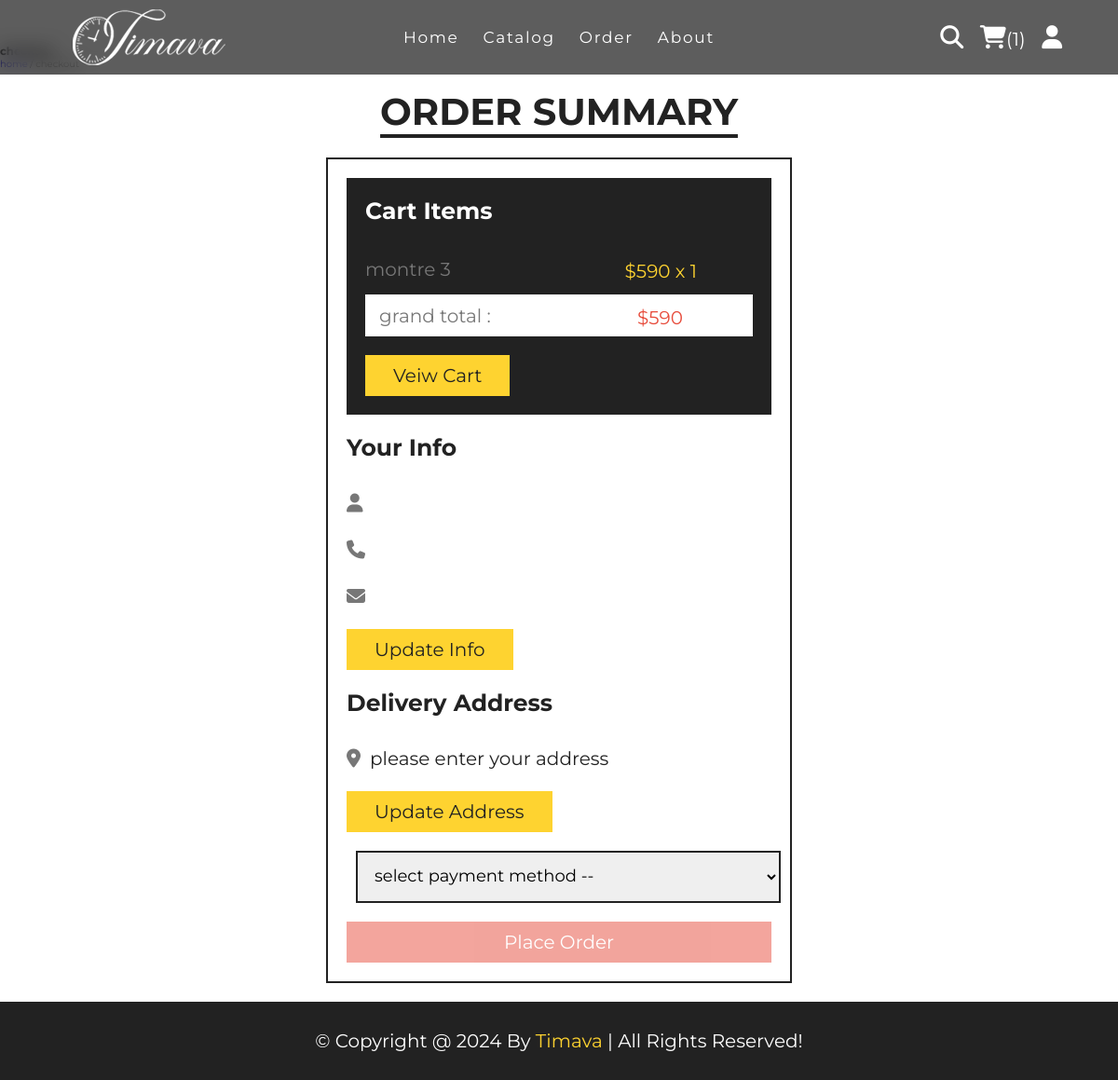
The page /checkout.php (signed in) on the database its author committed.
### tables this page shows
CREATE TABLE `cart` (
  `id` int(100) NOT NULL,
  `user_id` int(100) NOT NULL,
  `pid` int(100) NOT NULL,
  `name` varchar(100) NOT NULL,
  `price` int(10) NOT NULL,
  `quantity` int(10) NOT NULL,
  `image` varchar(100) NOT NULL
);

### checkout.php (the view, shortened to what this page needs)
<?php
include 'components/connect.php';
if(isset($_SESSION['user_id'])){
   $user_id = $_SESSION['user_id'];
}else{
   $user_id = '';
   header('location:home.php');
};
?>
<!DOCTYPE html>
<html lang="en">
<head>
   <link rel="stylesheet" href="https://cdnjs.cloudflare.com/ajax/libs/font-awesome/6.1.1/css/all.min.css">
   <link rel="stylesheet" href="css/style.css">
</head>
<body>
<?php include 'components/user_header.php'; ?>
<div class="heading">
   <h3>checkout</h3>
   <p><a href="home.php">home</a> <span> / checkout</span></p>
</div>
<section class="checkout">
   <h1 class="title">order summary</h1>
<form action="" method="post">
   <div class="cart-items">
      <h3>cart items</h3>
      <?php
         $grand_total = 0;
         $select_cart = $conn->prepare("SELECT * FROM `cart` WHERE user_id = ?");
         $select_cart->execute([$user_id]);
         if($select_cart->rowCount() > 0){
            while($fetch_cart = $select_cart->fetch(PDO::FETCH_ASSOC)){
               $grand_total += ($fetch_cart['price'] * $fetch_cart['quantity']);
      ?>
      <p><span class="name"><?= $fetch_cart['name']; ?></span><span class="price">$<?= $fetch_cart['price']; ?> x <?= $fetch_cart['quantity']; ?></span></p>
      <?php
            }
         }else{
            echo '<p class="empty">your cart is empty!</p>';
         }
      ?>
      <p class="grand-total"><span class="name">grand total :</span><span class="price">$<?= $grand_total; ?></span></p>
      <a href="cart.php" class="btn">veiw cart</a>
   </div>
   <div class="user-info">
      <h3>your info</h3>
      <p><i class="fas fa-user"></i><span><?= $fetch_profile['name'] ?></span></p>
      <p><i class="fas fa-phone"></i><span><?= $fetch_profile['number'] ?></span></p>
      <p><i class="fas fa-envelope"></i><span><?= $fetch_profile['email'] ?></span></p>
      <a href="update_profile.php" class="btn">update info</a>
      <h3>delivery address</h3>
      <p><i class="fas fa-map-marker-alt"></i><span><?php if($fetch_profile['address'] == ''){echo 'please enter your address';}else{echo $fetch_profile['address'];} ?></span></p>
      <a href="update_address.php" class="btn">update address</a>
      <select name="method" class="box" required>
         <option value="" disabled selected>select payment method --</option>
      </select>
      <input type="submit" value="place order" class="btn <?php if($fetch_profile['address'] == ''){echo 'disabled';} ?>" style="width:100%; background:var(--red); color:var(--white);" name="submit">
   </div>
</form>
</section>
<?php include 'components/footer.php'; ?>
</body>
</html>

### css/style.css (style rules this page uses)
:root { --yellow: #fed330; --red: #e74c3c; --white: white; --black: #222; --light-color: #777; --border: .2rem solid var(--black); }
* { font-family: 'Montserrat', sans-serif; margin: 0; padding: 0; box-sizing: border-box; outline: none; border: none; text-decoration: none; }
html { font-size: 62.5%; overflow-x: hidden; scroll-behavior: smooth; stop-opacity: 7rem; }
section { margin: 0 auto; max-width: 1200px; padding: 2rem; }
.title { text-align: center; margin-bottom: 2.5rem; font-size: 4rem; color: var(--black); text-transform: uppercase; text-decoration: underline; text-underline-offset: 1rem; }
.btn, .delete-btn { margin-top: 1rem; display: inline-block; font-size: 2rem; padding: 1rem 3rem; cursor: pointer; text-transform: capitalize; transition: .2s linear; }
.btn { background-color: var(--yellow); color: var(--black); }
.disabled { opacity: .5; user-select: none; pointer-events: none; }
.box { margin-left: 10px; display: flex; flex-direction: column; align-items: center; text-align: center; margin-bottom: 100px; }
.price { display: flex; margin-top: 5px; margin-left: 70px; margin-right: 60px; text-align: center; align-items: center; }
.checkout form { max-width: 50rem; margin: 0 auto; border: var(--border); padding: 2rem; }
.checkout form h3 { font-size: 2.5rem; text-transform: capitalize; padding: 2rem 0; color: var(--black); }
.checkout form .cart-items { background-color: var(--black); padding: 2rem; padding-top: 0; }
.checkout form .cart-items h3 { color: var(--white); }
.checkout form .cart-items p { display: flex; align-items: center; gap: 1.5rem; justify-content: space-between; margin: 1rem 0; line-height: 1.5; font-size: 2rem; }
.checkout form .cart-items p .name { color: var(--light-color); }
.checkout form .cart-items p .price { color: var(--yellow); }
.checkout form .cart-items .grand-total { background-color: var(--white); padding: .5rem 1.5rem; }
.checkout form .cart-items .grand-total .price { color: var(--red); }
.checkout form .user-info p { font-size: 2rem; line-height: 1.5; padding: 1rem 0; }
.checkout form .user-info p i { color: var(--light-color); margin-right: 1rem; }
.checkout form .user-info p span { color: var(--black); }
.checkout form .user-info .box { width: 100%; border: var(--border); padding: 1.4rem; margin-top: 2rem; margin-bottom: 1rem; font-size: 1.8rem; }

### rows shown on the page
cart: name "montre 3", price "590", quantity "1"

### other values the page prints
$total_cart_items "1"
$grand_total "590"
